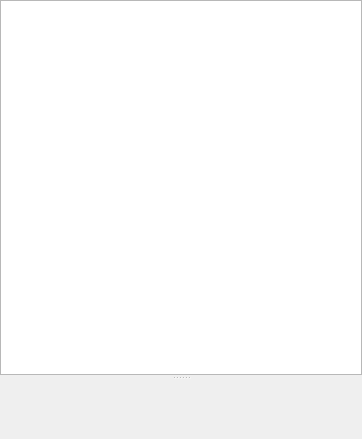
<?xml version="1.0" encoding="UTF-8"?>
<ui version="4.0">
 <class>FileWidget</class>
 <widget class="QWidget" name="FileWidget">
  <property name="geometry">
   <rect>
    <x>0</x>
    <y>0</y>
    <width>362</width>
    <height>439</height>
   </rect>
  </property>
  <property name="windowTitle">
   <string>Form</string>
  </property>
  <layout class="QVBoxLayout" name="verticalLayout">
   <property name="spacing">
    <number>0</number>
   </property>
   <property name="leftMargin">
    <number>0</number>
   </property>
   <property name="topMargin">
    <number>0</number>
   </property>
   <property name="rightMargin">
    <number>0</number>
   </property>
   <property name="bottomMargin">
    <number>0</number>
   </property>
   <item>
    <widget class="QSplitter" name="splitter">
     <property name="orientation">
      <enum>Qt::Vertical</enum>
     </property>
     <property name="handleWidth">
      <number>5</number>
     </property>
     <widget class="FileView" name="fileTree"/>
     <widget class="InterfaceWidget" name="interWidget" native="true"/>
    </widget>
   </item>
  </layout>
 </widget>
 <customwidgets>
  <customwidget>
   <class>FileView</class>
   <extends>QTreeView</extends>
   <header>filewidget/fileview.h</header>
  </customwidget>
  <customwidget>
   <class>InterfaceWidget</class>
   <extends>QWidget</extends>
   <header>interfacewidget.h</header>
   <container>1</container>
  </customwidget>
 </customwidgets>
 <resources/>
 <connections/>
</ui>
